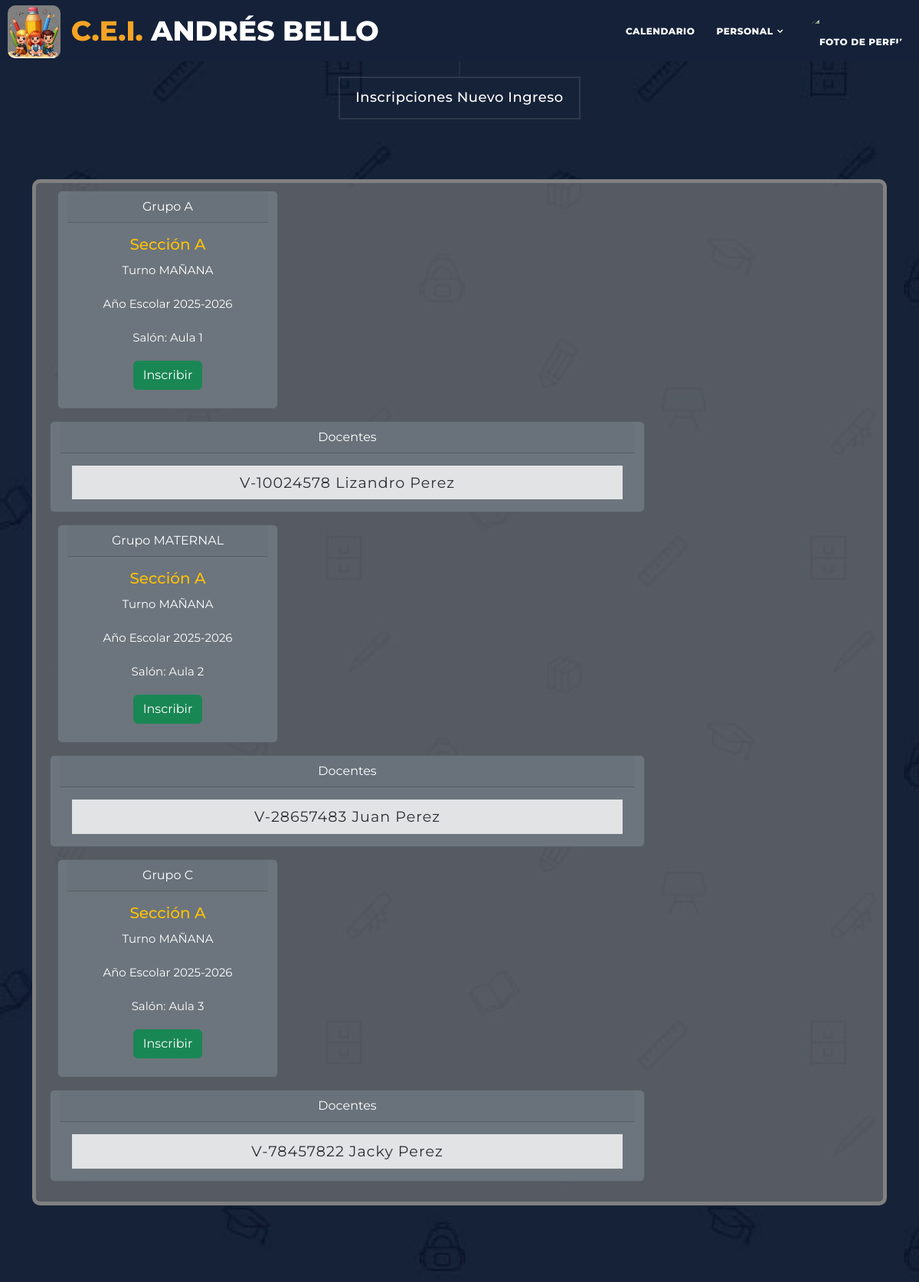
Page /sistema/inscribir_nuevo.php (signed in) on the committed database.
### tables this page shows
CREATE TABLE `tablamat` (
  `matcodig` varchar(32) NOT NULL DEFAULT replace(convert(uuid() using utf8mb4), '-', ''),
  `aulacodg` varchar(32) NOT NULL,
  `añsccodg` varchar(10) NOT NULL,
  `matturno` varchar(6) NOT NULL,
  `matgrupo` varchar(10) NOT NULL,
  `matsecco` varchar(1) NOT NULL DEFAULT 'A'
);

CREATE TABLE `tablaula` (
  `aulacodg` varchar(32) NOT NULL DEFAULT replace(convert(uuid() using utf8mb4), '-', ''),
  `aulanomb` varchar(15) NOT NULL
);

CREATE TABLE `tablpers` (
  `perscedi` varchar(12) NOT NULL,
  `parrqcod` varchar(32) NOT NULL,
  `persnom1` varchar(12) NOT NULL,
  `persnom2` varchar(12) DEFAULT NULL,
  `persape1` varchar(12) NOT NULL,
  `persape2` varchar(12) DEFAULT NULL,
  `perstel1` varchar(20) DEFAULT NULL,
  `perstel2` varchar(20) DEFAULT NULL,
  `persfena` date NOT NULL,
  `persluna` varchar(100) DEFAULT NULL,
  `persnaco` varchar(1) NOT NULL,
  `persdire` varchar(100) NOT NULL,
  `perscatg` varchar(25) NOT NULL,
  `persstat` varchar(15) NOT NULL DEFAULT 'Habilitado',
  `persfoto` varchar(50) NOT NULL DEFAULT 'STAND.webp'
);

### sistema/inscribir_nuevo.php (the view, shortened to what this page needs)
<!DOCTYPE html>
<html lang="es">
<head>
    <link rel="stylesheet" href="../assets/css/inicio.css">
    <link rel="stylesheet" href="../assets/css/inscripciones.css">
    <link rel="stylesheet" href="../assets/css/cabecera2.css">
    <link rel="stylesheet" href="../assets/bootstrap-5.3.3-dist/css/bootstrap.min.css">
    <link rel="stylesheet" href="../assets/css/fontawesome.css">
    <link rel="stylesheet" href="../assets/css/templatemo-grad-school-ext.css">
    <link rel="stylesheet" href="../assets/css/owl.css">
    <link rel="stylesheet" href="../assets/css/lightbox.css">
</head>
<body>
    <?php
    require "./navbar.php";
    $sql = $database->prepare("SELECT ae.añsccodg FROM tbañoesc AS ae WHERE ? BETWEEN ae.añscfini AND ae.añscffin");
    $sql->bind_param("s", $hoy);
    $sql->execute();
    $añoescolar = $sql->get_result()->fetch_assoc();
    ?>
    <section id="inscripcion" class="section why-us">
        <div class="container">
            <div class="row">
                <div class="col-md-12">
                    <div class="section-heading">
                        <h2>Inscripciones Nuevo Ingreso</h2>
                    </div>
                </div>
                <div class="col-md-12">
                    <form class="formulario" action="../assets/php/procesar_inscripcion.php" method="post">
                        <?php
                        $sql = $database->prepare('SELECT m.matcodig, a.aulanomb, m.añsccodg, m.matturno, m.matgrupo, m.matsecco FROM tablamat AS m INNER JOIN tablaula AS a ON a.aulacodg = m.aulacodg WHERE m.añsccodg = ?');
                        $sql->bind_param("s", $añoescolar['añsccodg']);
                        $sql->execute();
                        $grupos = $sql->get_result();
                        $html = "";
                        while ($grupo = $grupos->fetch_assoc()) {
                            $html .= '<div id="tabs" class="row">';
                            $html .= '<div class="card text-white bg-secondary mb-3" style="max-width: 18rem; margin-left: 30px;">';
                            $html .= '<div class="card-header">Grupo ' . $grupo['matgrupo'] . '</div>';
                            $html .= '<div class="card-body text-warning">';
                            $html .= '<h5 class="card-title">Sección ' . $grupo['matsecco'] . '</h5>';
                            $html .= '<p class="card-text">Turno ' . $grupo['matturno'] . '</p>';
                            $html .= '<p class="card-text">Año Escolar ' . $grupo['añsccodg'] . '</p>';
                            $html .= '<p class="card-text">Salón: ' . $grupo['aulanomb'] . '</p>';
                            $html .= '<div class="botones">';
                            $html .= '<button type="submit" class="btn btn-success mb-2" name="btn">';
                            $html .= 'Inscribir</button></div></div></div>';
                            $sql = $database->prepare('SELECT per.perscedi, per.persnom1, per.persape1, per.persnaco FROM detmatpo AS det INNER JOIN tabperso as doc ON det.persoced = doc.persoced INNER JOIN tablpers AS per ON doc.perscedi = per.perscedi WHERE det.matcodig = ?');
                            $sql->bind_param("s", $grupo['matcodig']);
                            $sql->execute();
                            $docentes = $sql->get_result();
                            $html .= '<div class="card text-white bg-secondary mb-3" style="max-width: 70%; margin-left: 20px;">';
                            $html .= '<div class="card-header">Docentes</div>';
                            $html .= '<div class="card-body">';
                            $html .= '<ul class="list-group list-group-flush">';
                            while ($docente = $docentes->fetch_assoc()) {
                                $html .= '<li class="list-group-item list-group-item-action list-group-item-secondary">';
                                $html .= $docente['persnaco'] . '-' . $docente['perscedi'];
                                $html .= ' ' . $docente['persnom1'] . ' ' . $docente['persape1'] . '</li>';
                            };
                            $html .= '</ul></div></div></div>';
                        };
                        echo $html;
                        ?>
                    </form>
                </div>
            </div>
        </div>
    </section>
</body>
</html>

### sistema/navbar.php (shortened to what this page needs)
<?php
$filtro = ["inscripcion" => false, "grupos&secciones" => false];
?>
<header class="main-header clearfix" role="header">
    <div class="logo">
        <img src="../assets/images/niñoslapiz.png" alt="Logo de los niños">
        <a href="./inicio.php"><em>C.E.I.</em> Andrés Bello</a>
    </div>
    <nav id="menu" class="main-nav" role="navigation">
        <ul class="main-menu">
            <?php
            $html = "";
            if ($_SESSION['nivelseguridad'] >= 8) {
                $html .= '<li class="has-submenu"><a href="#">Planificación</a>';
                $html .= '<ul class="sub-menu">';
                $html .= '<li><a href="./planificacion.php">Actividades</a></li>';
                $html .= '<li><a href="#">Calendario</a></li>';
                if ($filtro['grupos&secciones']) {
                    $html .= '<li><a href="./grupos&secciones.php">Grupos</a></li>';
                }
                $html .= '</ul></li>';
            } else {
                $html .= '<li><a href="#">Calendario</a></li>';
            }
            echo $html;
            ?>
            <li class="has-submenu"><a href="#">Personal</a>
            </li>
            <li><a href="#"><img class="foto" onclick="Abrir_Perfil();" src="<?php echo '../assets/avatars/' . $_SESSION['perfil']; ?>" alt="Foto de Perfil"></a></li>
        </ul>
    </nav>
</header>

### assets/css/inicio.css (style rules this page uses)
.foto { border: 3px solid transparent; border-radius: 100%; height: auto; }

### assets/css/inscripciones.css (style rules this page uses)
#inscripcion { min-height: 700px; }
.formulario { background-color: rgba(128, 128, 128, 0.6); border: 5px solid grey; border-radius: 10px; padding: 10px; }

### assets/css/cabecera2.css (style rules this page uses)
.logo img { background-color: gray; border-radius: 10px; margin-bottom: 15px; margin-left: 0; margin-right: 10px; height: 10%; width: 10%; }

### assets/css/templatemo-grad-school-ext.css (style rules this page uses)
body { font-family: "Montserrat", sans-serif; }
a { color: #3cf; text-decoration: none; }
ul { padding: 0px; margin: 0px; list-style: none; }
p { font-size: 13px; line-height: 22px; }
.section-heading { text-align: center; margin-bottom: 70px; }
.section-heading h2:before { width: 1px; height: 100px; background-color: rgba(250, 250, 250, 0.1); position: absolute; top: -102px; content: ""; left: 50%; transform: translate(-50%); }
.section-heading h2 { margin-top: 100px; position: relative; font-size: 18px; font-weight: 500; color: #fff; letter-spacing: 0.5px; display: inline-block; padding: 15px 20px; border: 2px solid rgba(250, 250, 250, 0.1); }
.main-header { background-color: rgba(22, 34, 57, 0.95); height: 80px; position: fixed; z-index: 12; width: 100%; top: 0; }
.main-header .logo { float: left; line-height: 80px; padding-left: 10px; }
.main-header .logo a { font-size: 36px; text-transform: uppercase; font-weight: 800; color: #fff; }
.main-header .logo a em { font-style: normal; color: #f5a425; }
.main-menu { float: right; line-height: 80px; padding-right: 8px; }
.main-menu li { display: inline-block; line-height: 79px; margin-left: 10px; position: relative; }
.main-menu li img.foto { max-height: 60px; width: auto; transition: border 0.3s; }
.main-menu li:first-child { margin-left: 0px; }
.main-menu li a { padding: 5px; font-size: 12px; text-transform: uppercase; letter-spacing: 0.5px; font-weight: 800; color: #fff; border: 2px solid transparent; transition: all 0.5s; }
.main-menu li.has-submenu a:after { content: "\f107"; font-family: "FontAwesome"; margin-left: 5px; }
section.why-us { background-image: url(../images/choosing-bg.jpg); background-color: #172238; background-repeat: no-repeat; background-size: cover; padding-bottom: 100px; }
#tabs { text-align: center; }
#tabs ul { margin: 0; padding: 0; -webkit-column-count: 2; -moz-column-count: 2; column-count: 2; -webkit-column-gap: 0; -moz-column-gap: 0; column-gap: 0; }
#tabs ul::after { clear: both; content: ""; display: table; }
#tabs ul li { display: block; font-weight: 400; font-size: 1.2em; letter-spacing: 1px; text-align: center; }
#tabs p { color: #fff; font-size: 15px; line-height: 28px; }

### rows in the picture
tablamat: matgrupo "A", matsecco "A", matturno "MAÑANA", añsccodg "2025-2026", aulacodg.aulanomb "Aula 1"
tablpers: value "V-10024578", persnom1 "Lizandro", persape1 "Perez"
tablamat: matgrupo "MATERNAL", matsecco "A", matturno "MAÑANA", añsccodg "2025-2026", aulacodg.aulanomb "Aula 2"
tablpers: value "V-28657483", persnom1 "Juan", persape1 "Perez"
tablamat: matgrupo "C", matsecco "A", matturno "MAÑANA", añsccodg "2025-2026", aulacodg.aulanomb "Aula 3"
tablpers: value "V-78457822", persnom1 "Jacky", persape1 "Perez"
